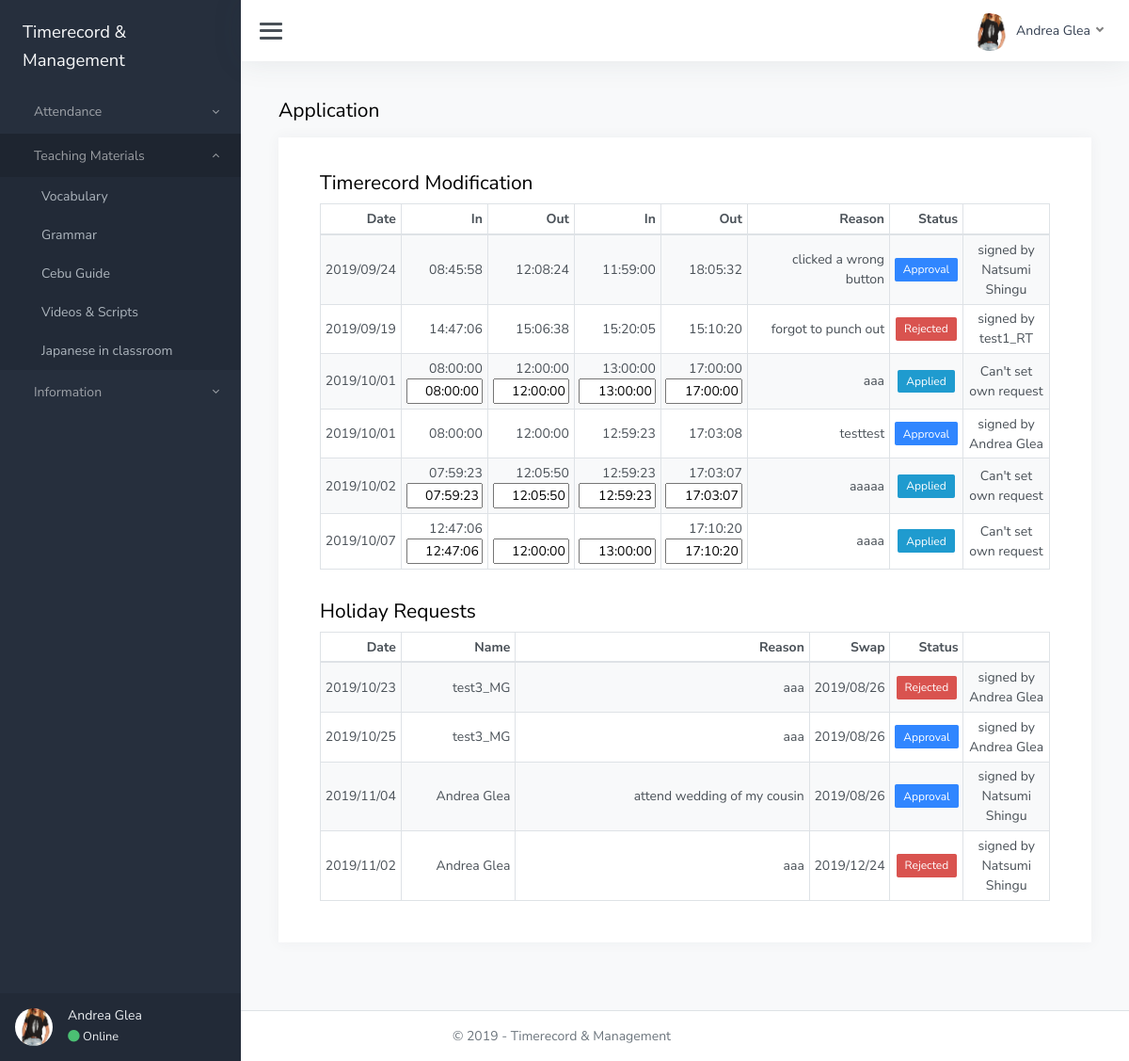
/UI/application.php (signed in), run on the app's committed database.
### tables this page shows
CREATE TABLE `app` (
  `app_ID` int(11) NOT NULL,
  `timeid` int(11) NOT NULL,
  `sub` varchar(1) NOT NULL DEFAULT 'T',
  `holiday_id` int(11) NOT NULL,
  `sentday` date NOT NULL DEFAULT current_timestamp(),
  `swrk` time DEFAULT NULL,
  `sbrk` time DEFAULT NULL,
  `ebrk` time DEFAULT NULL,
  `ewrk` time DEFAULT NULL,
  `reason` varchar(255) NOT NULL,
  `signed_ID` int(11) NOT NULL DEFAULT 0
);

CREATE TABLE `timerecord` (
  `timeid` int(11) NOT NULL,
  `emp_id` int(11) NOT NULL,
  `date` date NOT NULL,
  `swrk` time DEFAULT NULL,
  `ewrk` time DEFAULT NULL,
  `sbrk` time DEFAULT NULL,
  `ebrk` time DEFAULT NULL,
  `status` varchar(10) NOT NULL DEFAULT '-',
  `holiday_id` int(11) DEFAULT 0
);

CREATE TABLE `emp` (
  `emp_id` int(11) NOT NULL,
  `emp_name` varchar(30) NOT NULL,
  `emp_email` varchar(50) NOT NULL,
  `emp_phone` varchar(15) NOT NULL DEFAULT '09XX-XXX-XXXX',
  `emp_birth` date DEFAULT NULL,
  `emp_pic` varchar(100) NOT NULL DEFAULT 'avatar.jpg',
  `emp_pass` varchar(50) NOT NULL,
  `emp_status` varchar(2) NOT NULL DEFAULT 'RT'
);

CREATE TABLE `holiday_data` (
  `holiday_id` int(11) NOT NULL,
  `holiday_date` date NOT NULL,
  `holiday_name` varchar(30) NOT NULL,
  `holiday_type` varchar(20) NOT NULL
);

### Class/Database.php (called while the page is built, shortened)
<?php
    class Database{
        private $servername = "localhost";
        private $username= "root";
        private $password= "";
        private $database ="re";
        public function __construct(){
            $this->conn = new mysqli($this->servername, $this->username, $this->password, $this->database);
            return $this->conn;
        }
    }
?>

### Class/Emp.php (called while the page is built, shortened)
<?php
require_once 'Database.php';
class Emp extends Database{
    public function Application(){
        $sql="SELECT app.app_ID,
                     app.sentday,
                     app.swrk AS nswrk,
                     app.sbrk AS nsbrk,
                     app.ebrk AS nebrk,
                     app.ewrk AS newrk,
                     app.reason,
                     app.signed_ID,
                     timerecord.timeid,
                     timerecord.emp_id,
                     timerecord.date,
                     timerecord.swrk,
                     timerecord.sbrk,
                     timerecord.ebrk,
                     timerecord.ewrk,
                     timerecord.status,
                     emp.emp_name AS signedby
                     FROM app INNER JOIN timerecord
                     ON app.timeid = timerecord.timeid LEFT OUTER JOIN emp
                     ON app.signed_ID = emp.emp_id
                     WHERE app.sub='T' ORDER BY app.sentday ASC";
        $result=$this->conn->query($sql);
        $rows = array();
        while ($row = $result->fetch_assoc()){
            $rows[] = $row;
        }
    return $rows;
    }
    public function ShowHolidayRequest(){
        $sql="SELECT app.app_ID,
                     app.sentday,
                     app.reason,
                     app.signed_ID,
                     timerecord.timeid,
                     timerecord.emp_id,
                     timerecord.status,
                     timerecord.date AS targetdate,
                     emp.emp_name AS signedby,
                     emp2.emp_name,
                     holiday_data.holiday_date AS swapdate
                     FROM app INNER JOIN timerecord
                     ON app.timeid = timerecord.timeid INNER JOIN emp AS emp2 ON emp2.emp_id = timerecord.emp_id LEFT OUTER JOIN emp
                     ON app.signed_ID = emp.emp_id LEFT OUTER JOIN holiday_data
                     ON app.holiday_id = holiday_data.holiday_id
                     WHERE app.sub='H' ORDER BY app.sentday ASC";
        $result=$this->conn->query($sql);
        $rows = array();
        while ($row = $result->fetch_assoc()){
            $rows[] = $row;
        }
    return $rows;
    }
}
?>

### UI/application.php (the view, shortened to what this page needs)
<!DOCTYPE html>
<html lang="en">
<head>
	<link href="../css/corporate.css" rel="stylesheet">
</head>
<body>
	<div class="wrapper">
		<?php require 'sidebar.php'; ?>
		<div class="main">
        <?php require 'header.php'; ?>
			<main class="content">
				<div class="container-fluid p-0">
					<h1 class="h3 mb-3">Application
					</h1>
					<div class="row">
						<div class="col-12">
							<div class="card p-3 p-lg-4">
                            <div class="card-header pb-0">
                                <h3>Timerecord Modification</h3>
                            </div>
								<div class="card-body pt-0">
								    <table id="datatables-dashboard-traffic1" class="table table-sm table-bordered table-striped my-0">
							    	<thead>
										<tr>
											<th class="text-right" width="10%">Date</th>
											<th class="d-none d-xl-table-cell text-right" width="12%">In</th>
											<th class="d-none d-xl-table-cell text-right" width="12%">Out</th>
											<th class="d-none d-xl-table-cell text-right" width="12%">In</th>
                                            <th class="d-none d-xl-table-cell text-right" width="12%">Out</th>
                                            <th class="d-none d-xl-table-cell text-right" width="20%">Reason</th>
                                            <th class="d-none d-xl-table-cell text-right" width="10%">Status</th>
                                            <th class="d-none d-xl-table-cell text-right" width="12%"></th>
										</tr>
                                    </thead>
									<tbody>
									<?php
									require_once '../class/Emp.php';
									$emp = new Emp;
									$emp->Application();
									$rows = $emp->Application();
									 foreach ($rows as $row) {
										 $date = $row["date"];
										 $swrk = $row["swrk"];
										 $nswrk = $row["nswrk"];
										 $sbrk = $row["sbrk"];
										 $nsbrk = $row["nsbrk"];
										 $ebrk = $row["ebrk"];
										 $nebrk = $row["nebrk"];
										 $ewrk = $row["ewrk"];
										 $newrk = $row["newrk"];
										 $reason = $row["reason"];
                                         $status = $row["status"];
										 switch($status){
											case 'W':
                                            $btn = '<select name="status">
                                                    <option value="A">Approve</option>
                                                    <option value="R">Reject</option>
                                                    </select>';
											break;
											case 'A':
											$btn = '<button class="btn btn-primary btn-sm" disable>Approval</button>';
											break;
											case 'R':
											$btn = '<button class="btn btn-danger btn-sm" disable>Rejected</button>';
											break;
                                         }
										 echo '<tr>
										 <td class="text-right"><form action="../Action/empAction.php" method="post">'.date('Y/m/d', strtotime($date)).'</td>
										 <td class="text-right">'.$swrk;
										 if($status =='W'){
											echo '<br><input class="text-right w-100" type="text" name="nswrk" value="'.$nswrk.'">';
										 }else{}
										 echo '</td><td class="text-right">'.$sbrk;
										 if($status =='W'){
                                             echo '<br><input class="text-right w-100" type="text" name="nsbrk" value="'.$nsbrk.'">';
										}else{}
										echo '</td><td class="text-right">'.$ebrk;
										if($status =='W'){
											echo '<br><input class="text-right w-100" type="text" name="nebrk" value="'.$nebrk.'">';
									    }else{}
										echo '</td><td class="text-right">'.$ewrk;
										if($status =='W'){
											echo '<br><input class="text-right w-100" type="text" name="newrk" value="'.$newrk.'">';
										}else{}
										if(isset($row["signedby"])){
											$signedby = 'signed by<br>'.$row["signedby"];
											}else if($row["emp_id"] == $id){
												$signedby = "Can't set own request";
												$btn ='<button class="btn btn-info btn-sm" disable>Applied</button>';
											}else{
												$signedby = '<input type="submit" class="btn btn-primary btn-sm" name="appSend" value="Send">';
												}
											echo '</td>
                                         <td class="text-right">'.$reason.'</td>
                                         <td class="text-center">'.$btn.'</td>
										 <td class="text-center">'.$signedby.'</td>
										 <input type="hidden" name="signedid" value="'.$id.'">
                                         <input type="hidden" name="appid" value="'.$row["app_ID"].'">
                                         <input type="hidden" name="timeid" value="'.$row["timeid"].'"></form></tr>';
                                     }
                                    ?>
									</tbody>
                                    </table>
                                </div>
                                <div class="card-header pb-0">
                                    <h3>Holiday Requests</h3>
                                </div>
                                <div class="card-body pt-0">
								    <table id="datatables-dashboard-traffic2" class="table table-sm table-bordered table-striped my-0">
							    	<thead>
										<tr>
                                            <th class="d-none d-xl-table-cell text-right" width="10%">Date</th>
											<th class="text-right" width="16%">Name</th>
											<th class="d-none d-xl-table-cell text-right" width="42%">Reason</th>
											<th class="d-none d-xl-table-cell text-right" width="10%">Swap</th>
                                            <th class="d-none d-xl-table-cell text-right" width="10%">Status</th>
                                            <th class="d-none d-xl-table-cell text-right" width="12%"></th>
										</tr>
                                    </thead>
									<tbody>
									<?php
									require_once '../class/Emp.php';
									$emp = new Emp;
									$emp->ShowHolidayRequest();
									$rows = $emp->ShowHolidayRequest();
									 foreach ($rows as $row) {
										 $emp_name =  $row["emp_name"];
										 $date = $row["targetdate"];
										 $reason = $row["reason"];
										 $swapdate = $row["swapdate"];
										 $status = $row["status"];
										 $signedby = $row["signedby"];
                                         switch($status){
											case 'H':
											$btn = '<button class="btn btn-primary btn-sm" disable>Approval</button>';
											break;
											case 'I':
											$btn = '<button class="btn btn-danger btn-sm" disable>Rejected</button>';
											break;
                                         }
                                         if(isset($row["signedby"])){
                                            $signedby = 'signed by<br>'.$row["signedby"];
                                            }else if($row["emp_id"] == $id){
                                                $signedby = "Can't set own request";
                                                $btn ='<button class="btn btn-info btn-sm" disable>Applied</button>';
                                            }else{
                                            $signedby = '<button type="submit" class="btn btn-primary btn-sm" name="hldSend">Send</button>';
                                            }
										 echo '<tr>
                                         <td class="text-right"><form action="../Action/empAction.php" method="post">'.date('Y/m/d', strtotime($date)).'</td>
                                         <td class="text-right">'.$emp_name.'</td>
                                         <td class="text-right">'.$reason.'</td>
                                         <td class="text-right">'.date('Y/m/d', strtotime($swapdate)).'</td>
                                         <td class="text-center">'.$btn.'</td>
										 <td class="text-center">'.$signedby.'
										 <input type="hidden" name="signedid" value="'.$id.'">
                                         <input type="hidden" name="appid" value="'.$row["app_ID"].'">
                                         <input type="hidden" name="timeid" value="'.$row["timeid"].'"></form></td>
										 </tr>';
									 }
                                    ?>
									</tbody>
                                    </table>
                                </div>
                            </div>
                          </div>
                        </div>
				</div>
			</main>
			<?php require 'footer.php'; ?>
		</div>
	</div>
</body>
</html>

### data on the page
app: timeid.date "2019/09/24", timeid.swrk "08:45:58", timeid.sbrk "12:08:24", timeid.ebrk "11:59:00", timeid.ewrk "18:05:32", reason "clicked a wrong button", shows "Approval", emp.emp_name "Natsumi Shingu"
app: timeid.date "2019/09/19", timeid.swrk "14:47:06", timeid.sbrk "15:06:38", timeid.ebrk "15:20:05", timeid.ewrk "15:10:20", reason "forgot to punch out", shows "Rejected", emp.emp_name "test1_RT"
app: timeid.date "2019/10/01", timeid.swrk "08:00:00", nswrk "08:00:00", timeid.sbrk "12:00:00", nsbrk "12:00:00", timeid.ebrk "13:00:00", nebrk "13:00:00", timeid.ewrk "17:00:00", newrk "17:00:00", reason "aaa", shows "Applied", timeid.emp_id "Can't set own request"
app: timeid.date "2019/10/01", timeid.swrk "08:00:00", timeid.sbrk "12:00:00", timeid.ebrk "12:59:23", timeid.ewrk "17:03:08", reason "testtest", shows "Approval", emp.emp_name "Andrea Glea"
app: timeid.date "2019/10/02", timeid.swrk "07:59:23", nswrk "07:59:23", timeid.sbrk "12:05:50", nsbrk "12:05:50", timeid.ebrk "12:59:23", nebrk "12:59:23", timeid.ewrk "17:03:07", newrk "17:03:07", reason "aaaaa", shows "Applied", timeid.emp_id "Can't set own request"
app: timeid.date "2019/10/07", timeid.swrk "12:47:06", nswrk "12:47:06", nsbrk "12:00:00", nebrk "13:00:00", timeid.ewrk "17:10:20", newrk "17:10:20", reason "aaaa", shows "Applied", timeid.emp_id "Can't set own request"
app: timeid.date "2019/10/23", emp.emp_name "test3_MG", reason "aaa", holiday.holiday_date "2019/08/26", shows "Rejected", emp.emp_name "Andrea Glea"
app: timeid.date "2019/10/25", emp.emp_name "test3_MG", reason "aaa", holiday.holiday_date "2019/08/26", shows "Approval", emp.emp_name "Andrea Glea"
app: timeid.date "2019/11/04", emp.emp_name "Andrea Glea", reason "attend wedding of my cousin", holiday.holiday_date "2019/08/26", shows "Approval", emp.emp_name "Natsumi Shingu"
app: timeid.date "2019/11/02", emp.emp_name "Andrea Glea", reason "aaa", holiday.holiday_date "2019/12/24", shows "Rejected", emp.emp_name "Natsumi Shingu"

### other printed values
$username "Andrea Glea"
